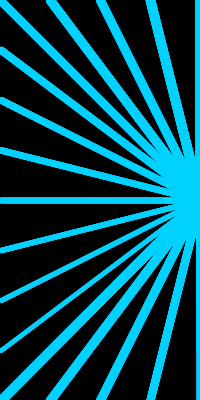
Frame 1 (no input)
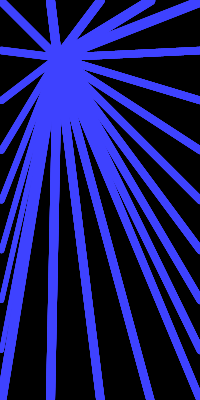
Frame 60 (the mouse pressed at the canvas centre just before this capture)
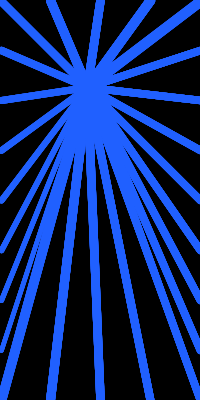
Frame 120 (the mouse held since frame 60 and released just before this capture)

The Processing sketch that drew these frames (run headless with seeded random() and noise(); from frame 60 on, the mouse is pressed at the canvas centre):

// Processing sketch: processing_21516
// ── processing_21516.pde

float speed = 2.5;
float y = 200;
void setup () {
size (200, 400);
smooth();
}
void draw () {
 
background (0);
 
//TOP
strokeWeight (10);
stroke(120-y,9+y,250+y);
for (int i =1; i <5; i++) {line (200, 1, y, y);
}
strokeWeight (9.5);
for (int i =-1; i <5; i++) {line (150, 0, y, y);
}

strokeWeight (9);
for (int i =-1; i <5; i++) {line (50, 0, y, y);
}
strokeWeight (8.5);
for (int i =-1; i <5; i++) {line (100, 0, y, y);
}
strokeWeight (8);
for (int i =1; i <5; i++) {line (1, 1, y, y);
}

//LEFT SIDE
strokeWeight (7.5);
for (int i =1; i <5; i++) {line (1, 50, y, y);
}
strokeWeight (7);
for (int i =1; i <5; i++) {line (1, 100, y, y);
}
strokeWeight (6.5);
for (int i =1; i <5; i++) {line (1, 150, y, y);
}
strokeWeight (6);
for (int i =1; i <5; i++) {line (1, 200, y, y);
}
strokeWeight (5.5);
for (int i =1; i <5; i++) {line (1, 250, y, y);
}
strokeWeight (5);
for (int i =1; i <5; i++) {line (1, 300, y, y);
}
strokeWeight (4.5);
for (int i =1; i <5; i++) {line (1, 350, y, y);
}


//BOTTOM
strokeWeight (9.5);
for (int i =1; i <5; i++) {line (1, 400, y, y);
}
strokeWeight (9);
for (int i =-1; i <5; i++) {line (50, height, y, y);
}
strokeWeight (8.5);
for (int i =-1; i <5; i++) {line (100, height, y, y);
}
strokeWeight (8);
for (int i =-1; i <5; i++) {line (150, height, y, y);
}
strokeWeight (7.5);
for (int i =-1; i <5; i++) {line (200, height, y, y);
}


//RIGHT SIDE
for (int i =-1; i <5; i++) {line (y, y, 200, 50);
}
for (int i =-1; i <5; i++) {line (y, y, 200, 100);
}
for (int i =-1; i <5; i++) {line (y, y, 200, 150);
}
for (int i =-1; i <5; i++) {line (y, y, 200, 200);
}
for (int i =-1; i <5; i++) {line (y, y, 200, 250);
}
for (int i =-1; i <5; i++) {line (y, y, 200, 300);
}
for (int i =-1; i <5; i++) {line (y, y, 200, 350);
}

y = y+speed;
;
 
if ((y>width) || (y<0)) {
speed = speed *-1;
}
}
